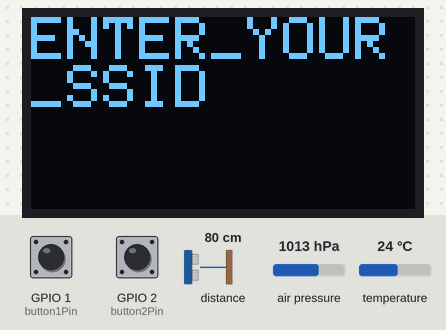
Recording of a sketch running on a simulated ESP32. Parts: 128×64 one-colour display. Inputs (shaded band) come from the test bench; at power-on: GPIO 1 (button1Pin) HIGH, GPIO 2 (button2Pin) HIGH, distance to the obstacle 80 cm, air pressure 1013 hPa, temperature 24 °C. WiFi joins after 1.5 s; servers stay silent unless stated; the local clock reads 2024-03-15 10:24:30 at power-on unless the sketch sets it; what the sketch prints to the serial monitor is not drawn.

Above: at 0.1 s.
At 1.7 s:
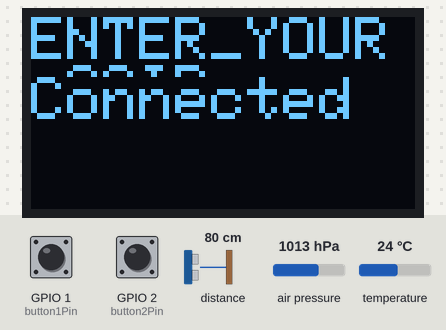
At 2.7 s:
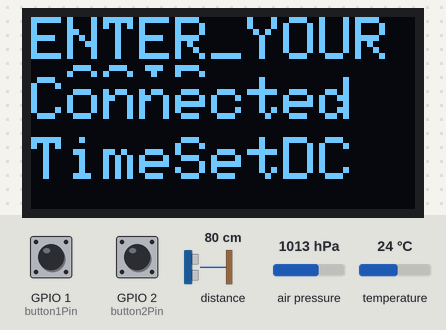
At 9.9 s:
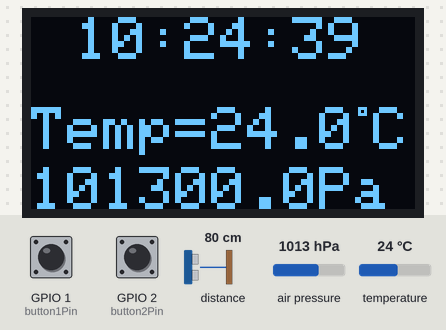
At 14.1 s:
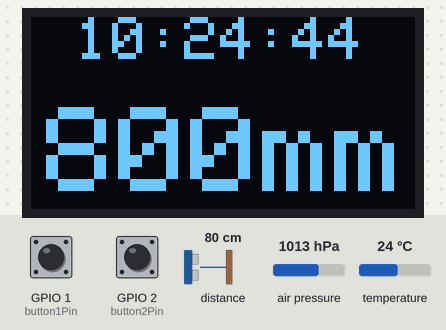
At 17.2 s:
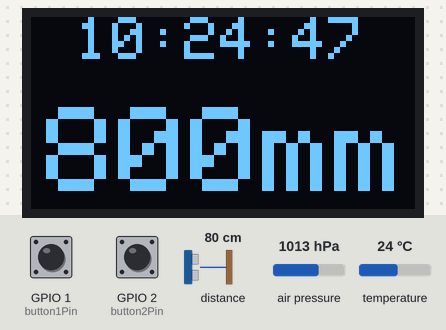

Measured:
- what the display in image 0 shows lasts 1.5 s, from 0.1 s to 1.6 s
- what the display in image 1 shows lasts 1.0 s, from 1.6 s to 2.6 s
- what the display in image 3 shows lasts 1.0 s, from 9.9 s to 10.9 s

The sketch:

TempDistTime_OLED.ino
```cpp
#include <Wire.h>
#include <Adafruit_BMP280.h>
#include <Adafruit_GFX.h>
#include <Adafruit_SSD1306.h>
#include <WiFi.h>
#include "esp_wifi.h"
#include "time.h"
#include "Adafruit_VL53L0X.h"

const char* ssid       = "ENTER_YOUR_SSID";                            // CHANGE AS REQUIRED
const char* password   = "ENTER_YOUR_PASSWORD";                        // CHANGE AS REQUIRED

const char* ntpServer = "pool.ntp.org";
const long  gmtOffset_sec = -28800;                                    //offset for PST
const int   daylightOffset_sec = 0;

RTC_DATA_ATTR struct tm timeinfo;

Adafruit_BMP280 bmp;

Adafruit_VL53L0X lox = Adafruit_VL53L0X();

#define SCREEN_WIDTH 128
#define SCREEN_HEIGHT 64
#define OLED_RESET -1
Adafruit_SSD1306 display(SCREEN_WIDTH, SCREEN_HEIGHT, &Wire, OLED_RESET);

int button1State=LOW;                                        //button B1
int button2State=LOW;                                        //button B2
int menu=0;

int button1Pin=D0;
int button2Pin=D1;


int tempRefresh=1000;                                       //how long to wait between refreshes in temp display
int tempDisplayTime=7;                                      //how many times to refresh for displaying temperature
int distanceRefresh=100;                                    //how long to wait between refreshes in distance display
int distanceDisplayCount=70;                                //how many times to refresh for displaying distance

void setup() {
  Serial.begin(115200);

  bmp.begin(0x76);                                          //barometer setup

  lox.begin(0x29);                                          //ToF sensor setup

  display.begin(SSD1306_SWITCHCAPVCC, 0x3C);                //OLED display setup
  display.clearDisplay();
  display.display();
  display.setTextColor(WHITE, BLACK);
  display.setTextSize(2);

  pinMode(button1Pin, INPUT_PULLUP);                                //activation button setup
  pinMode(button2Pin, INPUT_PULLUP);

  display.setCursor(0,0);                                   //connect to WiFi
  display.print(ssid);
  display.display();
  WiFi.mode(WIFI_STA);
  WiFi.begin(ssid, password);
  while (WiFi.status() != WL_CONNECTED) {
      delay(500);
  }
  display.setCursor(0,20);
  display.print("Connected");
  display.display();

  delay(1000);
  configTime(gmtOffset_sec, daylightOffset_sec, ntpServer);  //NTP config
  display.setCursor(0,40);
  if(getLocalTime(&timeinfo)){
    display.print("TimeSet");
  }
  else{
    display.print("NoTime");
  }
  display.display();
  printLocalTime();

  WiFi.disconnect(true);                            //disconnect WiFi as it's no longer needed,
  WiFi.mode(WIFI_OFF);                              // need optimization here to switch on every few hours
  display.print("DC");                              // and sync time
  display.display();
  delay(1000);
  display.clearDisplay();

  for(int i=0; i<tempDisplayTime;i++){              //display first time (just to check)
    timePrint();
    tempAltPrint();
    display.display();
    delay(tempRefresh);
   }
   for(int j=0; j<distanceDisplayCount;j++){        //display first time (just to check)
    timePrint();
    distancePrint();
    display.display();
    delay(distanceRefresh);
   }
}

void printLocalTime()                                //prints local time
{
  if(!getLocalTime(&timeinfo)){
    Serial.println("Failed to obtain time");
    return;
  }
  Serial.println(&timeinfo, "%A, %B %d %Y %H:%M:%S");
}

void timePrint(){
  display.setTextSize(2);
  display.clearDisplay();

  display.setCursor(15,0);
  getLocalTime(&timeinfo);                          //prints local time
  display.print(&timeinfo, "%H:%M:%S");
}

void degreeSymbol(){
  display.drawPixel(111, 30, SSD1306_WHITE);        //degree symbol printing
  display.drawPixel(109, 30, SSD1306_WHITE);        //code to print a small, empty square, couldnt be bothered to find the code for a rectangle
  display.drawPixel(110, 30, SSD1306_WHITE);
  display.drawPixel(109, 31, SSD1306_WHITE);
  display.drawPixel(111, 31, SSD1306_WHITE);
  display.drawPixel(111, 32, SSD1306_WHITE);
  display.drawPixel(109, 32, SSD1306_WHITE);
  display.drawPixel(110, 32, SSD1306_WHITE);
}

void tempAltPrint(){                                 //prints temperature and altitude (found from pressure, inaccurate when weather)

  display.setCursor(0,30);                            //prints the temperature
  display.print(String("Temp=")+ String(bmp.readTemperature(),1));

  degreeSymbol();                                   //displays a Degree symbol

  display.setCursor(114,30);
  display.print("C");

  display.setCursor(0,50);                          //prints altitude
  display.println(String(bmp.readPressure(),1)+String("Pa"));
 }

 void distancePrint(){

  VL53L0X_RangingMeasurementData_t measure;
  display.setTextSize(4);
  display.setCursor(5,30);

  lox.rangingTest(&measure, false);                // pass in 'true' to get debug data printout

  if (measure.RangeStatus != 4) {                  // phase failures have incorrect data
    display.print(measure.RangeMilliMeter);
    display.print("mm");
  }
  else{
    display.print("Error");
  }

  display.setTextSize(2);

 }

void loop() {
  button1State=digitalRead(D0);                    //reads button state to decide whether or not to switch on display
  button2State=digitalRead(D1);                    //Button 1 is for Temp, Button 2 is for Distance

  if(button1State==LOW){                           //INPUT_PULLUP mode on buttons
   display.ssd1306_command(SSD1306_DISPLAYON);     //switch on display
   for(int i=0; i<tempDisplayTime;i++){
    timePrint();
    tempAltPrint();
    display.display();
    delay(tempRefresh);
   }
  }
  else if(button2State==LOW){
   for(int i=0; i<distanceDisplayCount;i++){
    display.ssd1306_command(SSD1306_DISPLAYON);     //switch on display
    timePrint();
    distancePrint();
    getLocalTime(&timeinfo);
    display.display();
    delay(distanceRefresh);
    }
   }
  else{
    display.ssd1306_command(SSD1306_DISPLAYOFF);   //switches display off if button not pressed or after displaying
  }
  getLocalTime(&timeinfo);                         //updates time in the background even if no button is pressed
}
```
